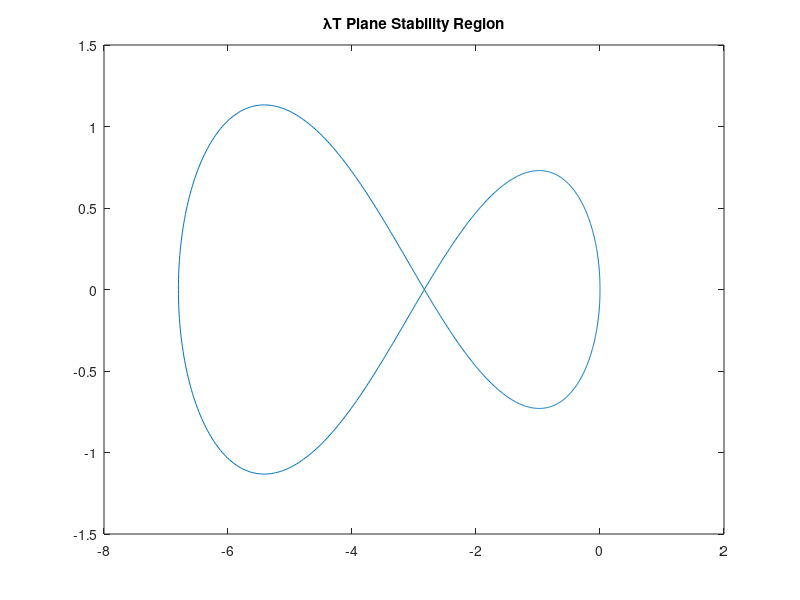
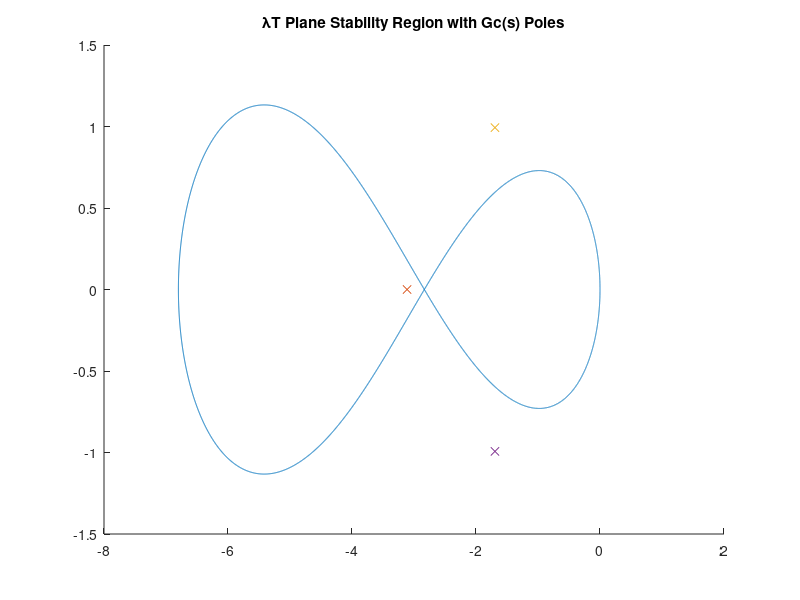
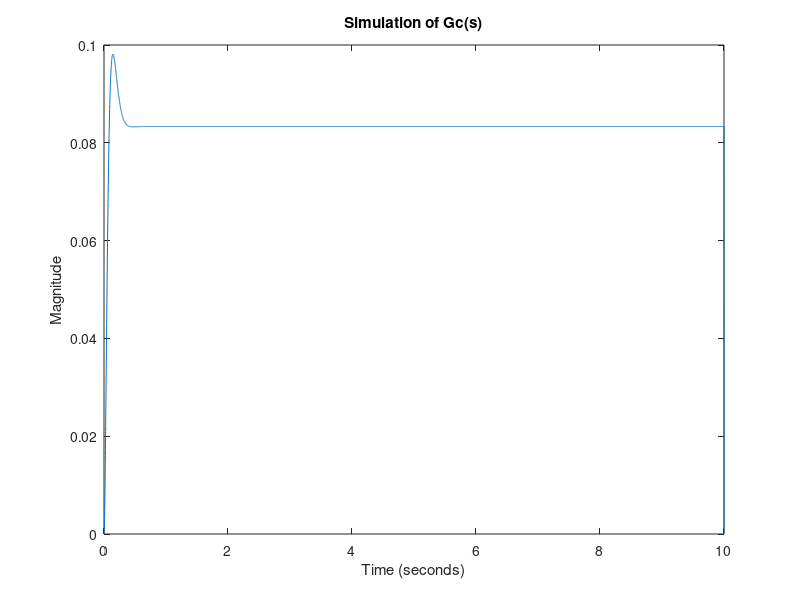

The MATLAB script that drew these images, in order:
% Midterm Exam: System Simulation
% Written by Josh Humphrey

%% Problem 2

% Plot the Stability Region:
lambda = 1;
T = 1;

LT = lambda*T;

b0 = (6/17);
b1 = (11/17);

N = 1000;
theta = linspace(0,2*pi,N+1);
z = exp(1i*theta);

w = (z.^2-z)./(b1*z+b0);

figure(1)
plot(real(w),imag(w))
title('\lambdaT Plane Stability Region')

%% Problem 3
clear
b0 = (6/17);
b1 = (11/17);
N = 10000;
theta = linspace(0,2*pi,N+1);
z = exp(1i*theta);
w = (z.^2-z)./(b1*z+b0);
den_GC = [1 6.5 14.4 12];
poles_Gc = roots(den_GC)

figure(2)
hold on
plot(real(w),imag(w))
plot(-3.1115,0,'x')
plot(-1.6943,0.9931,'x')
plot(-1.6943,-0.9931,'x')
title('\lambdaT Plane Stability Region with Gc(s) Poles')

T_stable = 0.01;
T_unstable = 1.0;

num = [1 1];
den = den_GC;
[A,B,C,D] = tf2ss(num,den);
t = linspace(0,10,N);

u = ones(1,N);
fx1 = zeros(1,N);
fx2 = zeros(1,N);
fx3 = zeros(1,N);
x1 = zeros(1,N);
x2 = zeros(1,N);
x3 = zeros(1,N);
y = zeros(1,N);

for k = 1:N-1
    fx1(k) = -6.5*x1(k)-14.4*x2(k)-12*x3(k)+u(k);
    fx2(k) = x1(k);
    fx3(k) = x2(k);
    
    x1(k+1) = x1(k) + T_stable*fx1(k);
    x2(k+1) = x2(k) + T_stable*fx2(k);
    x3(k+1) = x3(k) + T_stable*fx3(k);

    y(k) = x2(k)+x3(k);
end

figure(3)
plot(t,y)
title('Simulation of Gc(s)')
ylabel('Magnitude')
xlabel('Time (seconds)')
